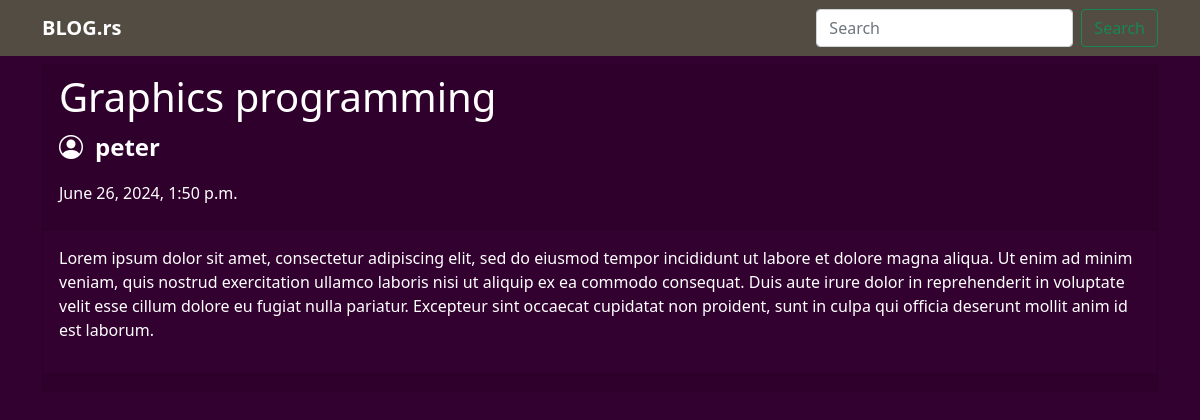
Page /content/2 on the committed database.
### BlogApp/models.py (models this page shows, shortened)
class Article(models.Model):
  title = models.CharField(max_length = 50)
  image = models.ImageField(upload_to="media/articles", default="media/download.jpeg")
  content = models.TextField()
  published = models.DateTimeField(auto_now_add=True)
  updated = models.DateTimeField(auto_now = True)
  author = models.ForeignKey(User, on_delete = models.CASCADE, related_name = "articles")

### BlogApp/views.py (the view)
# urls.py: path("content/<int:id>", article_content, name="article_content"),
def article_content(request, id):
  single_article = Article.objects.get(id=id)
  return render(request, "article_content.html", {"article":single_article})

### templates/article_content.html (shortened to what this page needs)
{% include "base.html" %} {% block content %}
<div class="container">
    <section class="row">
        <div class="col-md-12">
            <div class="card text-white" style="background-color: #32012f">
                <div class="card-header">
                    <h1>{{ article.title }}</h1>
                    <p>
                        <i class="bi bi-person-circle fs-4 pr-2"></i
                        ><b class="fs-4" style="padding-left: 12px"
                            >{{ article.author }}</b
                        >
                    </p>
                    <p>{{article.published}}</p>
                </div>
                <div class="card-body">
                    <div id="editor">
                        <p>{{ article.content }}</p>
                    </div>
                </div>
                <div class="card-footer text-muted"></div>
            </div>
        </div>
    </section>
</div>
{% endblock %}

### rows in the picture
Article: title "Graphics programming", author "peter", published "June 26, 2024, 1:50 p.m.", content "Lorem ipsum dolor sit amet, consectetur adipiscing elit, sed do eiusmod tempor incididunt ut labore et dolore magna aliqua. Ut enim ad minim veniam, quis nostrud exercitation ullamco laboris nisi ut aliquip ex ea commodo consequat. Duis aute irure dolor in reprehenderit in voluptate velit esse cillum dolore eu fugiat nulla pariatur. Excepteur sint occaecat cupidatat non proident, sunt in culpa qui officia deserunt mollit anim id est laborum."
